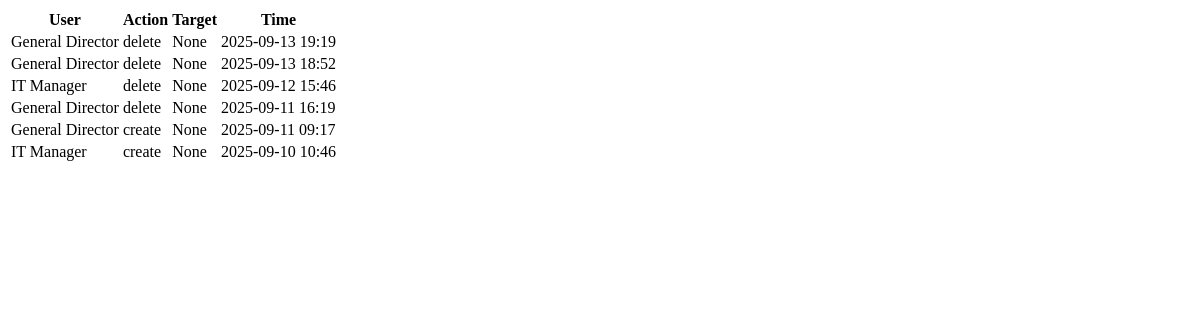
The page /dashboard/recent-activities (signed in) on the database as committed earlier.
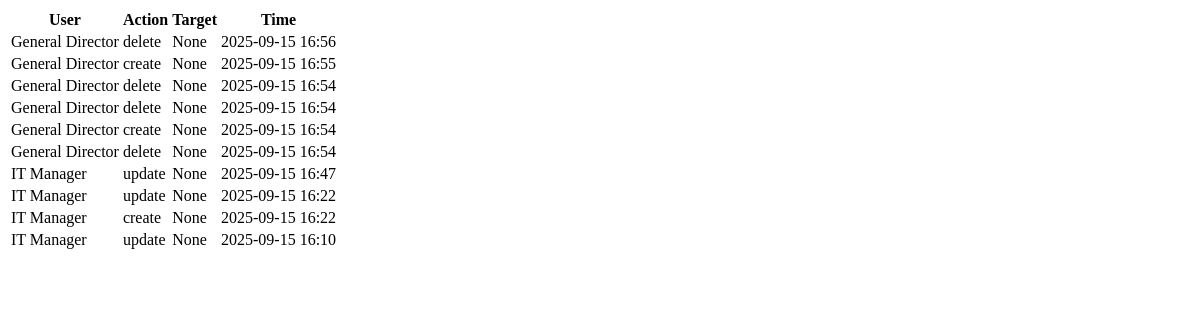
The same page on the database as committed later.
### core/models.py (models this page shows, shortened)
class ActivityLog(db.Model):
    __tablename__ = 'activity_log'
    id = db.Column(db.Integer, primary_key=True)
    user_id = db.Column(db.Integer, db.ForeignKey('users.id'))
    action = db.Column(db.String(100))
    target = db.Column(db.String(100))
    details = db.Column(db.Text, nullable=True)  # added to prevent keyword errors
    timestamp = db.Column(db.DateTime, default=datetime.utcnow)
    user = db.relationship('User', back_populates='activities')

class User(db.Model, UserMixin):
    __tablename__ = 'users'
    id = db.Column(db.Integer, primary_key=True)
    email = db.Column(db.String(120), unique=True, nullable=False, index=True)
    password_hash = db.Column(db.String(200), nullable=False)
    name = db.Column(db.String(100), nullable=False)
    role = db.Column(db.String(50), nullable=False)  # General Director, IT Manager, etc.
    avatar = db.Column(db.String(255), nullable=True)
    access_code = db.Column(db.String(20), unique=True, nullable=False)
    phone = db.Column(db.String(20), nullable=True)
    position = db.Column(db.String(100), nullable=True)
    created_at = db.Column(db.DateTime, default=datetime.utcnow)
    last_login = db.Column(db.DateTime)
    login_count = db.Column(db.Integer, default=0)
    is_active = db.Column(db.Boolean, default=True, nullable=False)
    documents = db.relationship('UserDocument', back_populates='user', cascade="all, delete-orphan")
    folders_created = db.relationship('Folder', back_populates='creator', cascade="all, delete-orphan")
    activities = db.relationship('ActivityLog', back_populates='user', cascade="all, delete-orphan")
    leave_requests = db.relationship('LeaveRequest', back_populates='requester', foreign_keys='LeaveRequest.user_id')
    approved_requests = db.relationship('LeaveRequest', back_populates='approver', foreign_keys='LeaveRequest.approver_id')
    @property
    def is_authenticated(self):
        return True

### modules/dashboard/routes.py (the view)
@dashboard_bp.route('/recent-activities')
@login_required
@permission_required(Permission.VIEW)
def recent_activities():
    activities = ActivityLog.query.order_by(ActivityLog.timestamp.desc()).limit(10).all()
    return render_template('dashboard/partials/recent_activities.html', activities=activities)

### app.py (called while the page is built)
def create_app():
    app = Flask(__name__)
    env = os.environ.get('FLASK_ENV', 'development')
    if env == 'production':
        app.config.from_object('config.ProductionConfig')
    else:
        app.config.from_object('config.DevelopmentConfig')
    db.init_app(app)
    migrate.init_app(app, db)
    login_manager.init_app(app)
    login_manager.login_view = 'auth.login'
    csrf = CSRFProtect()
    csrf.init_app(app)
    app.config['SECRET_KEY'] = app.config.get('SECRET_KEY') or 'mqM_nXhDHOYlb0T8E9bT4c7XCLiDImpINnVHFmCLR-Q'
    from modules.auth.forms import LogoutForm
    @app.context_processor
    def inject_logout_form():
        return dict(logout_form=LogoutForm())
    register_blueprints(app)
    return app

@login_manager.user_loader
def load_user(user_id):
    from core.models import User
    return db.session.get(User, int(user_id))

### core/permissions.py (called while the page is built)
    @classmethod
    def check(cls, role, permission):
        return cls.ROLE_PERMISSIONS.get(role.lower(), 0) & permission == permission

### templates/dashboard/partials/recent_activities.html
<div class="recent-activities">
    <div class="table-responsive">
        <table class="table table-hover">
            <thead class="thead-light">
                <tr>
                    <th>User</th>
                    <th>Action</th>
                    <th>Target</th>
                    <th>Time</th>
                </tr>
            </thead>
            <tbody>
                {% for activity in activities %}
                <tr>
                    <td>{{ activity.user.name }}</td>
                    <td>{{ activity.action }}</td>
                    <td>{{ activity.target }}</td>
                    <td>{{ activity.timestamp.strftime('%Y-%m-%d %H:%M') }}</td>
                </tr>
                {% else %}
                <tr>
                    <td colspan="4" class="text-center">No recent activities</td>
                </tr>
                {% endfor %}
            </tbody>
        </table>
    </div>
</div>

Rows that differ between the two databases and show on the page:
no longer on this page (row unchanged): ActivityLog: user.name "General Director", action "delete", target "None", timestamp "2025-09-13 19:19"
no longer on this page (row unchanged): ActivityLog: user.name "General Director", action "delete", target "None", timestamp "2025-09-13 18:52"
no longer on this page (row unchanged): ActivityLog: user.name "IT Manager", action "delete", target "None", timestamp "2025-09-12 15:46"
no longer on this page (row unchanged): ActivityLog: user.name "General Director", action "delete", target "None", timestamp "2025-09-11 16:19"
no longer on this page (row unchanged): ActivityLog: user.name "General Director", action "create", target "None", timestamp "2025-09-11 09:17"
no longer on this page (row unchanged): ActivityLog: user.name "IT Manager", action "create", target "None", timestamp "2025-09-10 10:46"
added ActivityLog: user.name "General Director", action "delete", target "None", timestamp "2025-09-15 16:56"
added ActivityLog: user.name "General Director", action "create", target "None", timestamp "2025-09-15 16:55"
added ActivityLog: user.name "General Director", action "delete", target "None", timestamp "2025-09-15 16:54"
added ActivityLog: user.name "General Director", action "delete", target "None", timestamp "2025-09-15 16:54"
added ActivityLog: user.name "General Director", action "create", target "None", timestamp "2025-09-15 16:54"
added ActivityLog: user.name "General Director", action "delete", target "None", timestamp "2025-09-15 16:54"
added ActivityLog: user.name "IT Manager", action "update", target "None", timestamp "2025-09-15 16:47"
added ActivityLog: user.name "IT Manager", action "update", target "None", timestamp "2025-09-15 16:22"
added ActivityLog: user.name "IT Manager", action "create", target "None", timestamp "2025-09-15 16:22"
added ActivityLog: user.name "IT Manager", action "update", target "None", timestamp "2025-09-15 16:10"
